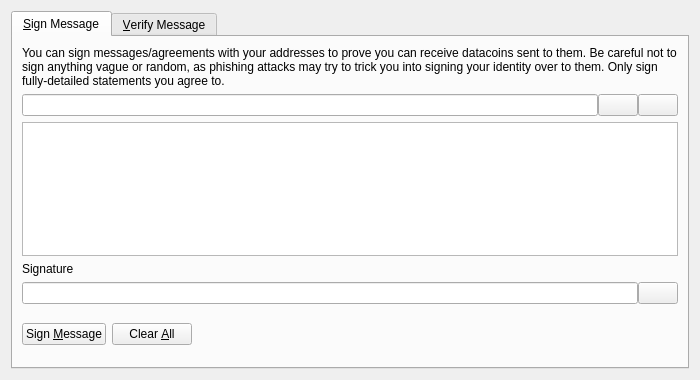
<?xml version="1.0" encoding="UTF-8"?>
<ui version="4.0">
 <class>SignVerifyMessageDialog</class>
 <widget class="QDialog" name="SignVerifyMessageDialog">
  <property name="geometry">
   <rect>
    <x>0</x>
    <y>0</y>
    <width>700</width>
    <height>380</height>
   </rect>
  </property>
  <property name="windowTitle">
   <string>Signatures - Sign / Verify a Message</string>
  </property>
  <property name="modal">
   <bool>true</bool>
  </property>
  <layout class="QVBoxLayout" name="verticalLayout">
   <item>
    <widget class="QTabWidget" name="tabWidget">
     <property name="currentIndex">
      <number>0</number>
     </property>
     <widget class="QWidget" name="tabSignMessage">
      <attribute name="title">
       <string>&amp;Sign Message</string>
      </attribute>
      <layout class="QVBoxLayout" name="verticalLayout_SM">
       <item>
        <widget class="QLabel" name="infoLabel_SM">
         <property name="text">
          <string>You can sign messages/agreements with your addresses to prove you can receive datacoins sent to them. Be careful not to sign anything vague or random, as phishing attacks may try to trick you into signing your identity over to them. Only sign fully-detailed statements you agree to.</string>
         </property>
         <property name="textFormat">
          <enum>Qt::PlainText</enum>
         </property>
         <property name="wordWrap">
          <bool>true</bool>
         </property>
        </widget>
       </item>
       <item>
        <layout class="QHBoxLayout" name="horizontalLayout_1_SM">
         <property name="spacing">
          <number>0</number>
         </property>
         <item>
          <widget class="QValidatedLineEdit" name="addressIn_SM">
           <property name="toolTip">
            <string>The Datacoin address to sign the message with</string>
           </property>
          </widget>
         </item>
         <item>
          <widget class="QPushButton" name="addressBookButton_SM">
           <property name="toolTip">
            <string>Choose previously used address</string>
           </property>
           <property name="text">
            <string/>
           </property>
           <property name="icon">
            <iconset resource="../bitcoin.qrc">
             <normaloff>:/icons/address-book</normaloff>:/icons/address-book</iconset>
           </property>
           <property name="shortcut">
            <string>Alt+A</string>
           </property>
           <property name="autoDefault">
            <bool>false</bool>
           </property>
          </widget>
         </item>
         <item>
          <widget class="QPushButton" name="pasteButton_SM">
           <property name="toolTip">
            <string>Paste address from clipboard</string>
           </property>
           <property name="text">
            <string/>
           </property>
           <property name="icon">
            <iconset resource="../bitcoin.qrc">
             <normaloff>:/icons/editpaste</normaloff>:/icons/editpaste</iconset>
           </property>
           <property name="shortcut">
            <string>Alt+P</string>
           </property>
           <property name="autoDefault">
            <bool>false</bool>
           </property>
          </widget>
         </item>
        </layout>
       </item>
       <item>
        <widget class="QPlainTextEdit" name="messageIn_SM">
         <property name="toolTip">
          <string>Enter the message you want to sign here</string>
         </property>
        </widget>
       </item>
       <item>
        <widget class="QLabel" name="signatureLabel_SM">
         <property name="text">
          <string>Signature</string>
         </property>
         <property name="textFormat">
          <enum>Qt::PlainText</enum>
         </property>
        </widget>
       </item>
       <item>
        <layout class="QHBoxLayout" name="horizontalLayout_2_SM">
         <property name="spacing">
          <number>0</number>
         </property>
         <item>
          <widget class="QLineEdit" name="signatureOut_SM">
           <property name="font">
            <font>
             <italic>true</italic>
            </font>
           </property>
           <property name="readOnly">
            <bool>true</bool>
           </property>
          </widget>
         </item>
         <item>
          <widget class="QPushButton" name="copySignatureButton_SM">
           <property name="toolTip">
            <string>Copy the current signature to the system clipboard</string>
           </property>
           <property name="text">
            <string/>
           </property>
           <property name="icon">
            <iconset resource="../bitcoin.qrc">
             <normaloff>:/icons/editcopy</normaloff>:/icons/editcopy</iconset>
           </property>
           <property name="autoDefault">
            <bool>false</bool>
           </property>
          </widget>
         </item>
        </layout>
       </item>
       <item>
        <layout class="QHBoxLayout" name="horizontalLayout_3_SM">
         <item>
          <widget class="QPushButton" name="signMessageButton_SM">
           <property name="toolTip">
            <string>Sign the message to prove you own this Datacoin address</string>
           </property>
           <property name="text">
            <string>Sign &amp;Message</string>
           </property>
           <property name="icon">
            <iconset resource="../bitcoin.qrc">
             <normaloff>:/icons/edit</normaloff>:/icons/edit</iconset>
           </property>
           <property name="autoDefault">
            <bool>false</bool>
           </property>
          </widget>
         </item>
         <item>
          <widget class="QPushButton" name="clearButton_SM">
           <property name="toolTip">
            <string>Reset all sign message fields</string>
           </property>
           <property name="text">
            <string>Clear &amp;All</string>
           </property>
           <property name="icon">
            <iconset resource="../bitcoin.qrc">
             <normaloff>:/icons/remove</normaloff>:/icons/remove</iconset>
           </property>
           <property name="autoDefault">
            <bool>false</bool>
           </property>
          </widget>
         </item>
         <item>
          <spacer name="horizontalSpacer_1_SM">
           <property name="orientation">
            <enum>Qt::Horizontal</enum>
           </property>
           <property name="sizeHint" stdset="0">
            <size>
             <width>40</width>
             <height>48</height>
            </size>
           </property>
          </spacer>
         </item>
         <item>
          <widget class="QLabel" name="statusLabel_SM">
           <property name="font">
            <font>
             <weight>75</weight>
             <bold>true</bold>
            </font>
           </property>
           <property name="text">
            <string/>
           </property>
           <property name="wordWrap">
            <bool>true</bool>
           </property>
          </widget>
         </item>
         <item>
          <spacer name="horizontalSpacer_2_SM">
           <property name="orientation">
            <enum>Qt::Horizontal</enum>
           </property>
           <property name="sizeHint" stdset="0">
            <size>
             <width>40</width>
             <height>48</height>
            </size>
           </property>
          </spacer>
         </item>
        </layout>
       </item>
      </layout>
     </widget>
     <widget class="QWidget" name="tabVerifyMessage">
      <attribute name="title">
       <string>&amp;Verify Message</string>
      </attribute>
      <layout class="QVBoxLayout" name="verticalLayout_VM">
       <item>
        <widget class="QLabel" name="infoLabel_VM">
         <property name="text">
          <string>Enter the receiver's address, message (ensure you copy line breaks, spaces, tabs, etc. exactly) and signature below to verify the message. Be careful not to read more into the signature than what is in the signed message itself, to avoid being tricked by a man-in-the-middle attack. Note that this only proves the signing party receives with the address, it cannot prove sendership of any transaction!</string>
         </property>
         <property name="textFormat">
          <enum>Qt::PlainText</enum>
         </property>
         <property name="alignment">
          <set>Qt::AlignLeading|Qt::AlignLeft|Qt::AlignTop</set>
         </property>
         <property name="wordWrap">
          <bool>true</bool>
         </property>
        </widget>
       </item>
       <item>
        <layout class="QHBoxLayout" name="horizontalLayout_1_VM">
         <property name="spacing">
          <number>0</number>
         </property>
         <item>
          <widget class="QValidatedLineEdit" name="addressIn_VM">
           <property name="toolTip">
            <string>The Datacoin address the message was signed with</string>
           </property>
          </widget>
         </item>
         <item>
          <widget class="QPushButton" name="addressBookButton_VM">
           <property name="toolTip">
            <string>Choose previously used address</string>
           </property>
           <property name="text">
            <string/>
           </property>
           <property name="icon">
            <iconset resource="../bitcoin.qrc">
             <normaloff>:/icons/address-book</normaloff>:/icons/address-book</iconset>
           </property>
           <property name="shortcut">
            <string>Alt+A</string>
           </property>
           <property name="autoDefault">
            <bool>false</bool>
           </property>
          </widget>
         </item>
        </layout>
       </item>
       <item>
        <widget class="QPlainTextEdit" name="messageIn_VM"/>
       </item>
       <item>
        <widget class="QValidatedLineEdit" name="signatureIn_VM"/>
       </item>
       <item>
        <layout class="QHBoxLayout" name="horizontalLayout_2_VM">
         <item>
          <widget class="QPushButton" name="verifyMessageButton_VM">
           <property name="toolTip">
            <string>Verify the message to ensure it was signed with the specified Datacoin address</string>
           </property>
           <property name="text">
            <string>Verify &amp;Message</string>
           </property>
           <property name="icon">
            <iconset resource="../bitcoin.qrc">
             <normaloff>:/icons/transaction_0</normaloff>:/icons/transaction_0</iconset>
           </property>
           <property name="autoDefault">
            <bool>false</bool>
           </property>
          </widget>
         </item>
         <item>
          <widget class="QPushButton" name="clearButton_VM">
           <property name="toolTip">
            <string>Reset all verify message fields</string>
           </property>
           <property name="text">
            <string>Clear &amp;All</string>
           </property>
           <property name="icon">
            <iconset resource="../bitcoin.qrc">
             <normaloff>:/icons/remove</normaloff>:/icons/remove</iconset>
           </property>
           <property name="autoDefault">
            <bool>false</bool>
           </property>
          </widget>
         </item>
         <item>
          <spacer name="horizontalSpacer_1_VM">
           <property name="orientation">
            <enum>Qt::Horizontal</enum>
           </property>
           <property name="sizeHint" stdset="0">
            <size>
             <width>40</width>
             <height>48</height>
            </size>
           </property>
          </spacer>
         </item>
         <item>
          <widget class="QLabel" name="statusLabel_VM">
           <property name="font">
            <font>
             <weight>75</weight>
             <bold>true</bold>
            </font>
           </property>
           <property name="text">
            <string/>
           </property>
           <property name="wordWrap">
            <bool>true</bool>
           </property>
          </widget>
         </item>
         <item>
          <spacer name="horizontalSpacer_2_VM">
           <property name="orientation">
            <enum>Qt::Horizontal</enum>
           </property>
           <property name="sizeHint" stdset="0">
            <size>
             <width>40</width>
             <height>48</height>
            </size>
           </property>
          </spacer>
         </item>
        </layout>
       </item>
      </layout>
     </widget>
    </widget>
   </item>
  </layout>
 </widget>
 <customwidgets>
  <customwidget>
   <class>QValidatedLineEdit</class>
   <extends>QLineEdit</extends>
   <header>qt/qvalidatedlineedit.h</header>
  </customwidget>
 </customwidgets>
 <resources>
  <include location="../bitcoin.qrc"/>
 </resources>
 <connections/>
</ui>
